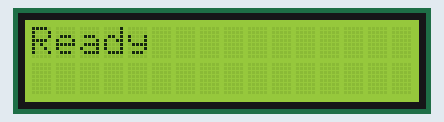
The sketch below on a simulated Arduino Uno, built with avr-gcc and run on an emulated ATmega328P. Parts: 16×2 character LCD. What the sketch prints to the serial monitor is not drawn.

Above: at 0.4 s.
At 12.5 s:
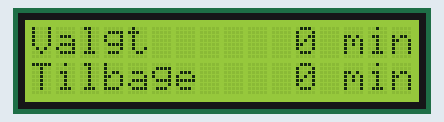
At 23.6 s:
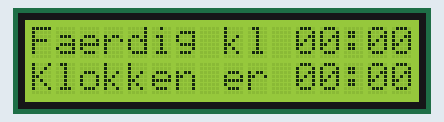
At 34.6 s:
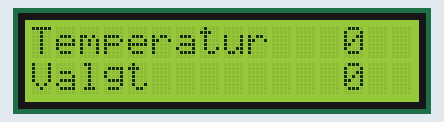

The sketch:

Timer01.ino
```cpp
#include "library\timer.h"
#include "library\SerialDisplay.h"

// control vars
int programState = 2;
int bStateState;
bool lastReadHigh = false;
bool doStuff = true;
bool displayActive = false;
int currentDisplay = 0;
int showCount = 0;
int showDelay = 5;
int operationDisplays[] = { 0, 1, 2 };
bool DisplayStuff = false;

char displays[15][33];

//String nat(char nCha)
//{
//switch (nCha)
//when 'æ':
//
// break;
///*
//  197 Å
//  198 Æ
//  216 Ø
//  229 å
//  230 æ
//  248 ø
//*/
//}
void SousVideDisplayUpdate(int displayNo, int p1, int p2 = 0, int p3 = 0, int p4 = 0, int p5 = 0, char p6 = "")
{
  String formatString;

  String aeS('æ');
  switch (displayNo)
  {
    case 0:
      formatString = "Temperatur %3d  Valgt       %2d  ";
      break;
    case 1:
      //                123456789012  345  1234567890123  456
      formatString = "Faerdig kl %02d:%02dKlokken er %02d:%02d";
      break;
    case 2:
      formatString = "Valgt   %4d minTilbage %4d min";
      break;
    case 3:      // The prepare display 1
      formatString = "Vælg temperatur             %2d";
      break;
    case 4:      // The prepare display 2
      formatString = "Antal min. %4d  Færdig kl %02d:%02d ";
      break;
    case 5:       // The config display
      formatString = "Indstil ur      %02d:%02d %02d:%02d %4d ";
      break;
    case 6:      // The error display
      strcpy(displays[displayNo], "Fejl: Kontroller      vandstand ");
      break;
    default:
      break;
  }
  if (displayNo != 6)
    sprintf(displays[displayNo], formatString.c_str(), p1, p2, p3, p4, p5);

  Serial.print("display ");
  Serial.print(displayNo);
  Serial.print(" : ");
  Serial.println(displays[displayNo]);
}
void DisplayRoutineGo(void*)
{
  DisplayStuff = true;
  addTaskToQueue(&DisplayRoutineGo, NULL, 1000);
}
void DisplayRoutine(void*)
{
  if (DisplayStuff)
  {
    //  Serial.print( "in Print: programState ");
    //  Serial.print( programState);
    //
    //  Serial.print( "| showCount ");
    //  Serial.print( showCount);
    //
    //  Serial.print( " showDelay ");
    //  Serial.println( showDelay);

    //if (!displayActive)
    {
      displayActive = true;
      if ((programState == 2) & (showCount < showDelay))
      {
        //      Serial.print( "in Print: currentDisplay ");
        //      Serial.println ( currentDisplay);
        int dispPtr = operationDisplays[currentDisplay];
        //    Serial.print( " dispPtr ");
        //    Serial.println( dispPtr);
        //    Serial.print( "displays[dispPtr] ");
        //    Serial.print( displays[dispPtr]);

        String toDisplay(displays[dispPtr]);
        Serial.println(toDisplay);

        //    Serial.print( "in Print: toDisplay ");
        //    Serial.println(toDisplay);
        WriteString(toDisplay);
        showCount++;
      }
      if (showCount == showDelay)
      {
        showCount = 0;
        currentDisplay++;
        if (currentDisplay >= (int)(sizeof(operationDisplays) / sizeof(int)))
          currentDisplay = 0;
      }
      //  Serial.print( "end Print: showCount ");
      //  Serial.println( showCount);
      //  Serial.print( " currentDisplay ");
      //  Serial.println( currentDisplay);
    }
    DisplayStuff = false;
  }

}
void tellMeYouLoveMe(void*)
{
  Serial.print("I love you! The time is: ");
  Serial.println(millis());
  addTaskToQueue(&tellMeYouLoveMe, NULL, 5000); // Keep calling this method every 5 seconds just for the heck of it
}

void tellMeYouLoveMeAgain(void*)
{
  Serial.print("I love you more! The time is: ");
  Serial.println(millis());
  addTaskToQueue(&tellMeYouLoveMeAgain, NULL, 5000); // Keep calling this method every 5 seconds just for the heck of it
}

void setup()
{
  Serial.begin(9600);
  //Set up display
  DisplayInitialize();
  //Setup "screens"
  for (size_t i = 0; i < 7; i++)
  {
    SousVideDisplayUpdate(i, 0);
  }
  WriteString("Ready");

  initializeTimer(5, 100); // Setup the task scheduler with a maximum task count of 5 and a tick rate of 10 Hz
  //addTaskToQueue(&tellMeYouLoveMe, NULL, 5000); // Schedule a call to tellMeYouLoveMe() to occur in five seconds
  //addTaskToQueue(&tellMeYouLoveMeAgain, NULL, 5000); // Schedule a call to tellMeYouLoveMe() to occur in five seconds
  addTaskToQueue(&DisplayRoutineGo, NULL, 1000);
}

void loop()
{
  DisplayRoutine(NULL
                );
}
```

Measured:
- what the display in image 0 shows lasts 1.2 s, from 0.3 s to 1.5 s
- what the display in image 1 shows lasts 5.5 s, from 12.5 s to 18.0 s
